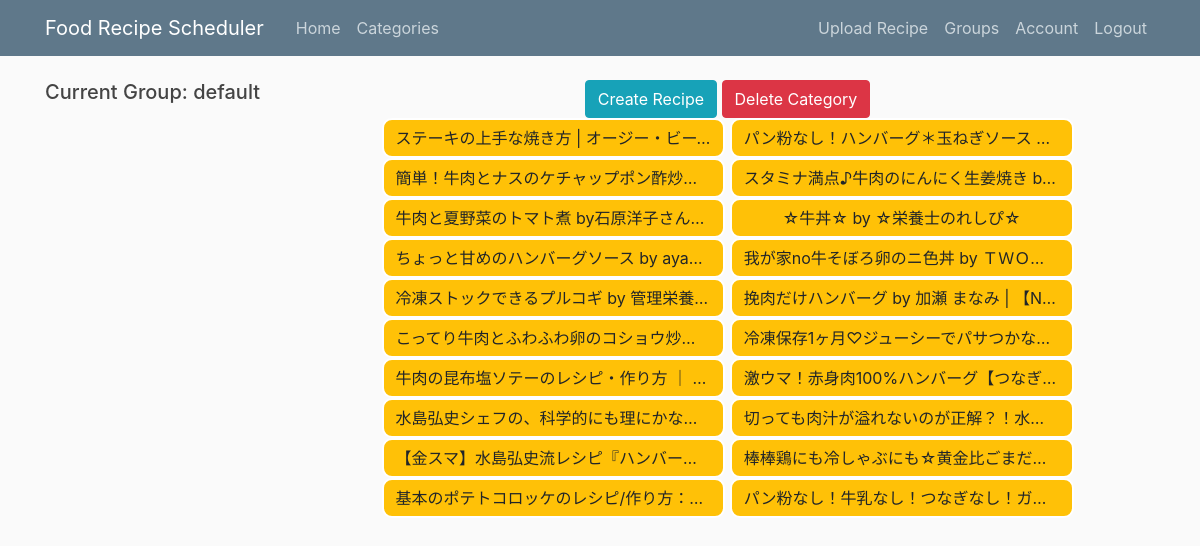
Page /categories/19/recipes (signed in) on the earlier database version.
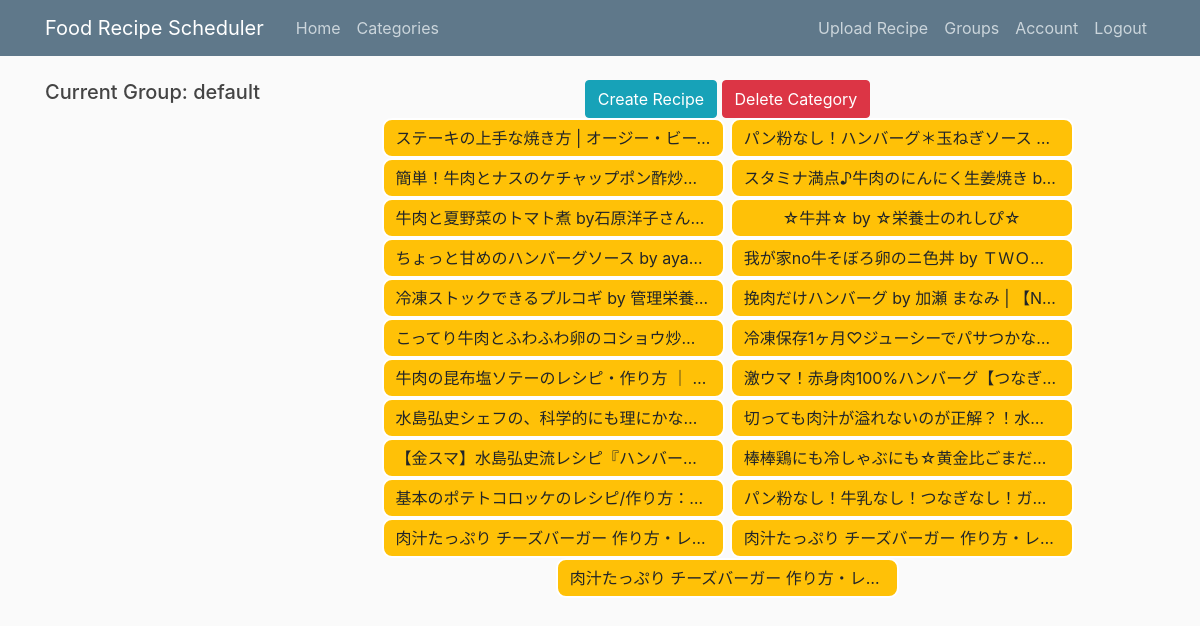
Same page on the later database version.
### recipe_scheduler/models.py (models this page shows, shortened)
class Group(db.Model):
    __table_name__ = 'group'
    id = db.Column(db.Integer, primary_key=True)
    group_name = db.Column(db.String(50), unique=False)
    events = db.relationship('Event', backref='event_group', lazy=True)
    categories = db.relationship(
        'Category', backref='category_group', lazy=True)

class Recipe(db.Model):
    __table_name__ = 'recipe'
    id = db.Column(db.Integer, primary_key=True)
    recipe_name = db.Column(db.String(100), unique=False, nullable=False)
    recipe_url = db.Column(db.String(2083), unique=False, nullable=False)
    description = db.Column(db.String(200), unique=False, nullable=False)
    category_id = db.Column(db.Integer, db.ForeignKey('category.id'),
                            nullable=False)
    events = db.relationship(
        'Event', backref='recipe', lazy=True, cascade="all")
    def to_dict(self):
        return {
            'id': self.id,
            'recipe_name': self.recipe_name,
            'recipe_url': self.recipe_url,
            'description': self.description,
            'category_id': self.category_id,
            'events': self.events
        }

### recipe_scheduler/categories/routes.py (the view)
@categories.route('/categories/<int:category_id>/recipes', methods=['GET'])
@login_required
def show_recipes(category_id):
    category = Category.query.filter_by(id=category_id).first()
    if current_user.current_group != category.group_id:
        flash("Please select the appropriate group", 'error')
        return redirect(url_for('main.home'))
    select_group = current_user.get_current_group()
    user_list = current_user.user_groups
    all_recipes = Recipe.query.filter_by(category_id=category_id).all()
    recipes_list = [c.to_dict() for c in all_recipes]
    return render_template('show_recipes.html', recipes_list=recipes_list,
                           category_id=category_id, user_list=user_list,
                           select_group=int(select_group))

### recipe_scheduler/models.py (called while the page is built)
@login_manager.user_loader
def loader_user(user_id):
    return User.query.get(int(user_id))

    def get_current_group(self):
        return self.current_group

### recipe_scheduler/templates/show_recipes.html (shortened to what this page needs)
{% extends "layout.html" %}
{% block content %}
    <div class="recipes row">
    <div class="new-recipe">
        <div>
        <a class="btn btn-info" href=" {{ url_for('categories.new_recipe', category_id=category_id) }} ">Create Recipe</a>
        <button type="button" class="btn btn-danger" data-toggle="modal" data-target="#deleteModal-cat-{{category_id}}">Delete Category</button>
        </div>
        {% for recipe in recipes_list %}
            <button type="button" class="col-md-5 btn btn-warning category-recipe" data-toggle="modal" data-target="#recipeModal-{{recipe.id}}">{{recipe.recipe_name}}</button>
        {% endfor %}
       </div>
    </div>
{% endblock content %}

### recipe_scheduler/templates/layout.html (shortened to what this page needs)
<!DOCTYPE html>
<html lang="en">
<head>
    <link rel="stylesheet" href="https://stackpath.bootstrapcdn.com/bootstrap/4.3.1/css/bootstrap.min.css"
>
    <link rel="stylesheet" href="https://cdn.datatables.net/1.10.20/css/jquery.dataTables.min.css"
>
    <link rel="stylesheet" type="text/css" href="{{ url_for('static', filename='main.css') }}">
</head>
<body>
    <header class="site-header">
        <nav class="navbar navbar-expand-md navbar-dark bg-steel fixed-top">
            <div class="container">
                <a class="navbar-brand mr-4" href="/home">Food Recipe Scheduler</a>
                <div class="collapse navbar-collapse" id="navbarToggle">
                    <div class="navbar-nav mr-auto">
                        {% if current_user.is_authenticated %}
                        <a class="nav-item nav-link" href="{{ url_for('main.home') }}">Home</a>
                        <a class="nav-item nav-link" href="{{ url_for('categories.show_categories') }}">Categories</a>
                        {% endif %}
                    </div>
                    <div class="navbar-nav">
                        {% if current_user.is_authenticated %}
                        <a class="nav-item nav-link" href="{{ url_for('uploads.upload_recipe')}}">Upload Recipe</a>
                        <a class="nav-item nav-link" href="{{ url_for('users.show_groups')}}">Groups</a>
                        <a class="nav-item nav-link" href="{{ url_for('users.account')}}">Account</a>
                        <a class="nav-item nav-link" href="{{ url_for('users.logout')}}">Logout</a>
                        {% else %}
                        <a class="nav-item nav-link" href="{{ url_for('users.login')}}">Login</a>
                        <a class="nav-item nav-link" href="{{ url_for('users.register')}}">Register</a>
                        {% endif %}
                    </div>
                </div>
            </div>
        </nav>
    </header>
    <main role="main" class="container">
        <div class="row">
            <div class="sub-menu col-md-3 col-sm-3 col-3">
                {% include "sub_menu.html" %}
            </div>
            <div class="main-calendar col-md-9 col-sm-9 col-9">
                {% block content %}{% endblock %}
            </div>
        </div>
    </main>
</body>
</html>

### recipe_scheduler/templates/sub_menu.html (shortened to what this page needs)
{% if current_user.is_authenticated %}
    {% if group_title %}
<form name="myForm" action="{{ url_for('main.home') }}" method="post" id="submit-form-group">
    <button type="button" class="btn btn-info btn-block" data-toggle="collapse" data-target="#submenu-group">
        {{ group_title }}</button>
    <div id="submenu-group" class="collapse">
        {% for i in user_list%}
        <input type="radio"
               {% if i.id == select_group %}
               checked="checked"
               {% endif %}
               name="group_options" id="option-{{i.id}}" value="{{i.id}}"> {{i.group_name}} </input><br>
        {% endfor %}
    </div>
</form>
    {% else %}
    {% for i in user_list%}
    {% if i.id == select_group %}
    <div class="current-group">
        <h5>Current Group: {{i.group_name}}</h5>
    </div>
    {% endif %}
    {% endfor %}
    {% endif%}
{% endif %}

### recipe_scheduler/static/main.css (style rules this page uses)
body { background: #fafafa; color: #333333; margin-top: 5rem; height: 100%; }
h1, h2, h3, h4, h5, h6 { color: #444444; }
.bg-steel { background-color: #5f788a; }
.site-header .navbar-nav .nav-link { color: #cbd5db; }
.nav-link { padding: 0px; }
.main-calendar { text-align: center; }
.category-recipe { border: 2px solid white; overflow: hidden; white-space: nowrap; text-overflow: ellipsis; width: 100%; border-radius: 10px; }
.row { height: 100%; }
.recipes { display: flex; width: 100%; text-align: center; }
.new-recipe { display: inline-block; width: 100%; }

Differences in the rows shown:
added Recipe: recipe_name "肉汁たっぷり チーズバーガー 作り方・レ…"
added Recipe: recipe_name "肉汁たっぷり チーズバーガー 作り方・レ…"
added Recipe: recipe_name "肉汁たっぷり チーズバーガー 作り方・レ…"
